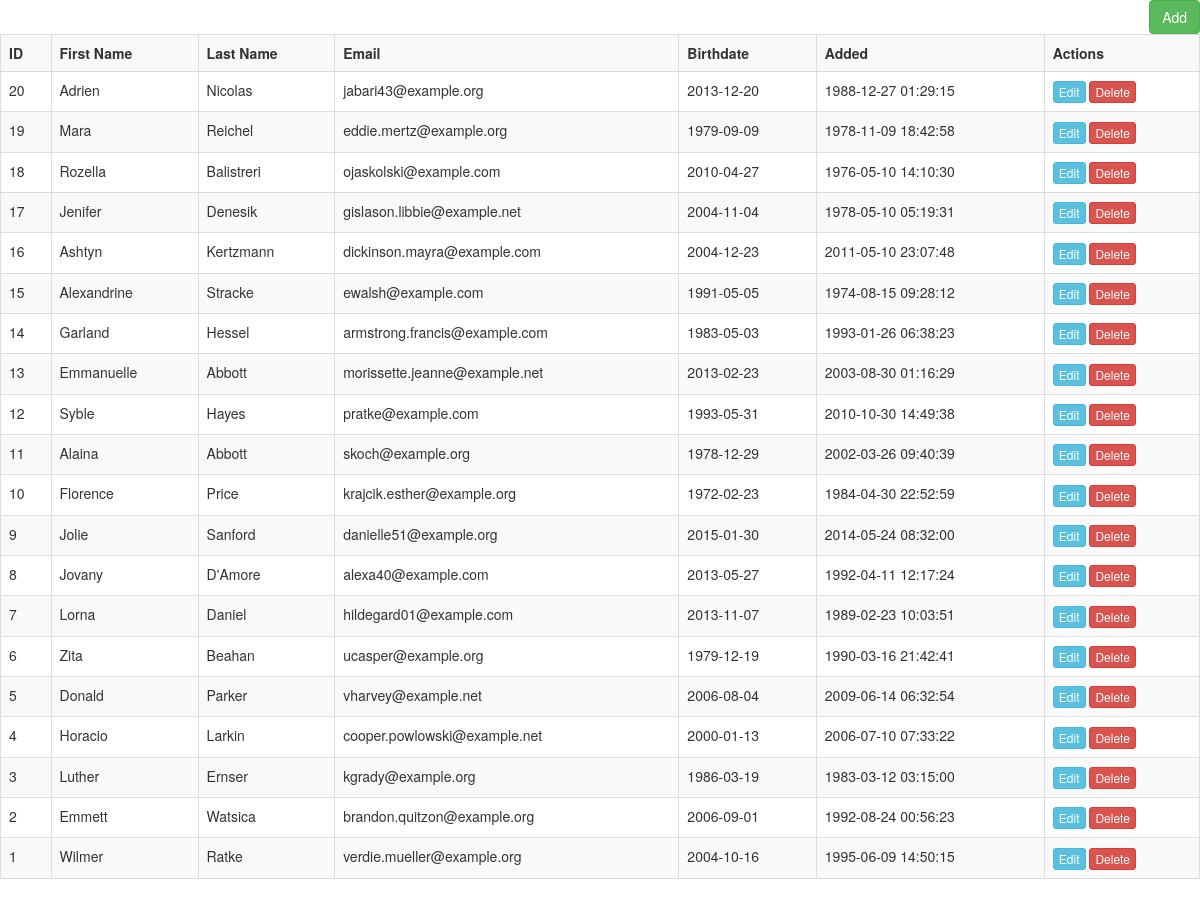
Screenshot of /index.php/author with the database file from the repository.
### tables this page shows
CREATE TABLE `authors` (
  `id` int(11) NOT NULL AUTO_INCREMENT,
  `first_name` varchar(50) NOT NULL,
  `last_name` varchar(50) NOT NULL,
  `email` varchar(100) NOT NULL,
  `birthdate` date NOT NULL,
  `added` timestamp NOT NULL DEFAULT CURRENT_TIMESTAMP,
  PRIMARY KEY (`id`),
  UNIQUE KEY `email` (`email`)
);

### application/controllers/Author.php (called while the page is built, shortened)
<?php
class Author extends CI_Controller{
    function __construct()
    {
        $this->load->model('Author_model');
    }
    function index()
    {
        $data['authors'] = $this->Author_model->get_all_authors();
        $data['_view'] = 'author/index';
        $this->load->view('layouts/main',$data);
    }
}

### index.php (called while the page is built, shortened)
<?php
require_once BASEPATH.'core/CodeIgniter.php';

### application/models/Author_model.php (called while the page is built, shortened)
<?php
class Author_model extends CI_Model
{
    function get_all_authors()
    {
        $this->db->order_by('id', 'desc');
        return $this->db->get('authors')->result_array();
    }
}

### application/views/author/index.php (the view)
<div class="pull-right">
	<a href="<?php echo site_url('author/add'); ?>" class="btn btn-success">Add</a>
</div>
<table class="table table-striped table-bordered">
    <tr>
		<th>ID</th>
		<th>First Name</th>
		<th>Last Name</th>
		<th>Email</th>
		<th>Birthdate</th>
		<th>Added</th>
		<th>Actions</th>
    </tr>
	<?php foreach($authors as $a){ ?>
    <tr>
		<td><?php echo $a['id']; ?></td>
		<td><?php echo $a['first_name']; ?></td>
		<td><?php echo $a['last_name']; ?></td>
		<td><?php echo $a['email']; ?></td>
		<td><?php echo $a['birthdate']; ?></td>
		<td><?php echo $a['added']; ?></td>
		<td>
            <a href="<?php echo site_url('author/edit/'.$a['id']); ?>" class="btn btn-info btn-xs">Edit</a>
            <a href="<?php echo site_url('author/remove/'.$a['id']); ?>" class="btn btn-danger btn-xs">Delete</a>
        </td>
    </tr>
	<?php } ?>
</table>

### application/views/layouts/main.php (shortened to what this page needs)
<!DOCTYPE html>
<html>
	<head>
	    <link rel="stylesheet" href="https://maxcdn.bootstrapcdn.com/bootstrap/3.3.7/css/bootstrap.min.css" />
	</head>
	<body>
	<?php	if(isset($_view) && $_view)
	    $this->load->view($_view);
	?>
	</body>
</html>

### rows the page displays
authors: id "20", first_name "Adrien", last_name "Nicolas", email "jabari43@example.org", birthdate "2013-12-20", added "1988-12-27 01:29:15"
authors: id "19", first_name "Mara", last_name "Reichel", email "eddie.mertz@example.org", birthdate "1979-09-09", added "1978-11-09 18:42:58"
authors: id "18", first_name "Rozella", last_name "Balistreri", email "ojaskolski@example.com", birthdate "2010-04-27", added "1976-05-10 14:10:30"
authors: id "17", first_name "Jenifer", last_name "Denesik", email "gislason.libbie@example.net", birthdate "2004-11-04", added "1978-05-10 05:19:31"
authors: id "16", first_name "Ashtyn", last_name "Kertzmann", email "dickinson.mayra@example.com", birthdate "2004-12-23", added "2011-05-10 23:07:48"
authors: id "15", first_name "Alexandrine", last_name "Stracke", email "ewalsh@example.com", birthdate "1991-05-05", added "1974-08-15 09:28:12"
authors: id "14", first_name "Garland", last_name "Hessel", email "armstrong.francis@example.com", birthdate "1983-05-03", added "1993-01-26 06:38:23"
authors: id "13", first_name "Emmanuelle", last_name "Abbott", email "morissette.jeanne@example.net", birthdate "2013-02-23", added "2003-08-30 01:16:29"
authors: id "12", first_name "Syble", last_name "Hayes", email "pratke@example.com", birthdate "1993-05-31", added "2010-10-30 14:49:38"
authors: id "11", first_name "Alaina", last_name "Abbott", email "skoch@example.org", birthdate "1978-12-29", added "2002-03-26 09:40:39"
authors: id "10", first_name "Florence", last_name "Price", email "krajcik.esther@example.org", birthdate "1972-02-23", added "1984-04-30 22:52:59"
authors: id "9", first_name "Jolie", last_name "Sanford", email "danielle51@example.org", birthdate "2015-01-30", added "2014-05-24 08:32:00"
authors: id "8", first_name "Jovany", last_name "D'Amore", email "alexa40@example.com", birthdate "2013-05-27", added "1992-04-11 12:17:24"
authors: id "7", first_name "Lorna", last_name "Daniel", email "hildegard01@example.com", birthdate "2013-11-07", added "1989-02-23 10:03:51"
authors: id "6", first_name "Zita", last_name "Beahan", email "ucasper@example.org", birthdate "1979-12-19", added "1990-03-16 21:42:41"
authors: id "5", first_name "Donald", last_name "Parker", email "vharvey@example.net", birthdate "2006-08-04", added "2009-06-14 06:32:54"
authors: id "4", first_name "Horacio", last_name "Larkin", email "cooper.powlowski@example.net", birthdate "2000-01-13", added "2006-07-10 07:33:22"
authors: id "3", first_name "Luther", last_name "Ernser", email "kgrady@example.org", birthdate "1986-03-19", added "1983-03-12 03:15:00"
authors: id "2", first_name "Emmett", last_name "Watsica", email "brandon.quitzon@example.org", birthdate "2006-09-01", added "1992-08-24 00:56:23"
authors: id "1", first_name "Wilmer", last_name "Ratke", email "verdie.mueller@example.org", birthdate "2004-10-16", added "1995-06-09 14:50:15"
